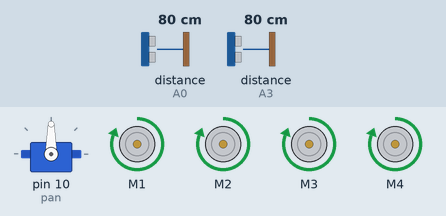
This sketch was run on a simulated Arduino Uno, built with avr-gcc and run on an emulated ATmega328P. Shown: servo, 4 × DC motor (green arrow = forward, orange = backward, longer = faster). Wiring (inferred from the names in the program): 2 × ultrasonic range finder: trigger A1, echo A0 / trigger A2, echo A3. The inputs (shaded band) are chosen by the test bench; at power-on: distance to the obstacle (sensors on A0, A3) 80 cm. The echo pulse lasts 58.3 µs per cm; random numbers use the default seed unless the sketch sets one.

Above: at 1.2 s.
1.3 s: distance to the obstacle (sensor on A0) set to 22 cm
2.8 s: distance to the obstacle (sensor on A0) set to 18 cm
At 3.6 s:
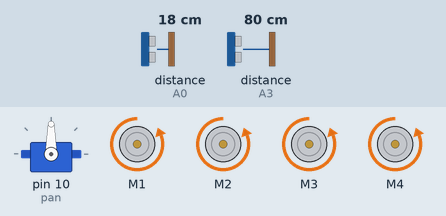
5.8 s: distance to the obstacle (sensor on A0) set to 35 cm
At 6.7 s:
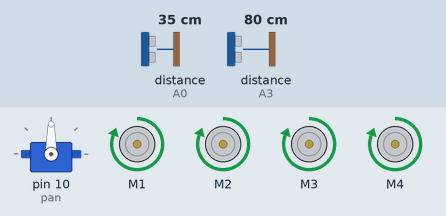
7.3 s: distance to the obstacle (sensor on A3) set to 22 cm
8.8 s: distance to the obstacle (sensor on A3) set to 18 cm
At 10.2 s:
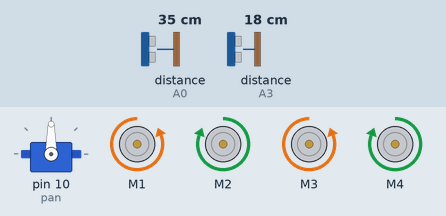
At 11.7 s:
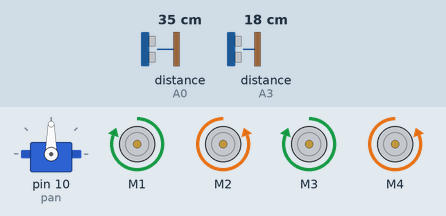
11.8 s: distance to the obstacle (sensor on A3) set to 35 cm
Timing chart, 0 to 31.5 s (numbered marks = the images above; inputs shaded):
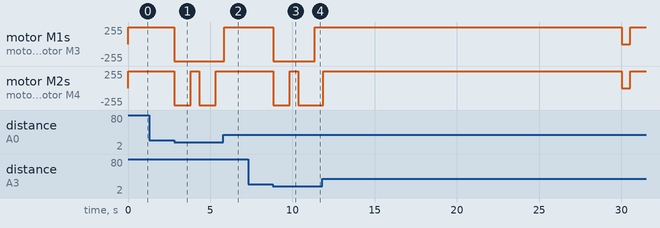

Measured:
- the behaviour switches between 21 and 20 cm on distance to the obstacle (sensor on A0) (found by bisection; images 0 and 1)
- the behaviour switches between 21 and 20 cm on distance to the obstacle (sensor on A3) (found by bisection; images 2 and 3)
- after the input at 1.3 s, every drawn part: stays the same
- after the input at 2.8 s, motor M1, motor M3: forward 255/255 → backward 255/255 at once; motor M2, motor M4: alternates forward 255/255 for 0.52 s and backward 255/255 for 1.0 s, starting at once
- after the input at 5.8 s, motor M1, motor M3: backward 255/255 → forward 255/255 after 0.06 s
- after the input at 7.3 s, every drawn part: stays the same
- after the input at 8.8 s, motor M1, motor M3: forward 255/255 → backward 255/255 at once, → forward 255/255 2.5 s later; motor M2, motor M4: forward 255/255 → backward 255/255 at once, → forward 255/255 1.0 s later, → backward 255/255 0.52 s later

The sketch:

speedybot.ino
```cpp
/* Pins 2 and 13 are available, as well as all analogue pins */
/* Servos are on digital pins 9 and 10 */

//Libraries
#include <AFMotor.h>
#include <Servo.h>

//Set parameters for servos
#define PAN_MID 90
#define PAN_RIGHT 0
#define PAN_LEFT 180

//Define pins for right ultrasonic sensor
#define ECHO_RIGHT A0
#define TRIG_RIGHT A1

//Define pins for left ultrasonic sensor
#define ECHO_LEFT A3
#define TRIG_LEFT A2

//Set up motors - speedybot has four
AF_DCMotor frontRight(1, MOTOR12_64KHZ);
AF_DCMotor frontLeft(2, MOTOR12_64KHZ);
AF_DCMotor backRight(3, MOTOR12_64KHZ);
AF_DCMotor backLeft(4, MOTOR12_64KHZ);

boolean goBack = false;
Servo pan;

void setup() {

  Serial.begin(9600);

  pan.attach(10);
  frontRight.setSpeed(255);
  frontLeft.setSpeed(255);
  backRight.setSpeed(255);
  backLeft.setSpeed(255);

  pan.write(PAN_MID);
}

void loop() {

  go(30000);
  delay(500);

}

//Main function that drives movement
void go(int duration) {

  long a,b;
  int accelVal, ledVal = 0;
  boolean shouldMove = true;
  a = millis();

  do {

    checkForObstacle();
    if(goBack == false) {
      frontRight.run(FORWARD);
      frontLeft.run(FORWARD);
      backRight.run(FORWARD);
      backLeft.run(FORWARD);
    }
    else {
      getOutOfThere();
      goBack = false;
    }

    b = millis()-a;
    if(b>=duration) {
      shouldMove=false;
    }
  }
  while(shouldMove!=false);

  stopMoving();
}

//Check both ultrasonic sensors for distances less than 15cm, which would indicate a collision is likely
void checkForObstacle() {

  int leftDist, rightDist;

  leftDist = getDistance(TRIG_LEFT, ECHO_LEFT);
  delay(15);
  rightDist = getDistance(TRIG_RIGHT, ECHO_RIGHT);

  if(leftDist < 20 || rightDist < 20) {
    goBack = true;
  }

}

//Return a distance from one ultrasonic sensor
int getDistance(int trigPin, int echoPin) {

  int distance;
  unsigned long pulseDuration = 0;

  pinMode(trigPin, OUTPUT); // Trigger pin
  pinMode(echoPin, INPUT);  // Echo pin

  digitalWrite(trigPin, LOW);
  delayMicroseconds(5);
  digitalWrite(trigPin, HIGH);
  delayMicroseconds(5);
  digitalWrite(trigPin, LOW);

  pulseDuration = pulseIn(echoPin,HIGH);
  pulseDuration = pulseDuration/2;

  distance = int(pulseDuration/29);

  if(distance > 200) {
    distance = 200;
  }

  return distance;
}

//Used when a potential collision is detected. Go backwards, then turn randomly left or right
void getOutOfThere() {

  int randDir;
  randDir = random(1,3);

  moveBackward(1000);

  if(randDir == 1) {
    goLeft(500);
  }
  else {
    goRight(500);
  }
}

//Stop motors
void stopMoving() {

  frontRight.run(RELEASE);
  frontLeft.run(RELEASE);
  backRight.run(RELEASE);
  backLeft.run(RELEASE);

}

//Reverse motors
void moveBackward(int duration){

  frontRight.run(BACKWARD);
  frontLeft.run(BACKWARD);
  backRight.run(BACKWARD);
  backLeft.run(BACKWARD);
  delay(duration);

}

//Turn to the left - right motors run forwards, left motors run backwards
void goLeft(int duration){

  frontRight.run(FORWARD);
  frontLeft.run(BACKWARD);
  backRight.run(FORWARD);
  backLeft.run(BACKWARD);
  delay(duration);

}

//Turn to the right - right motors run backwards, left motors run forwards
void goRight(int duration){

  frontRight.run(BACKWARD);
  frontLeft.run(FORWARD);
  backRight.run(BACKWARD);
  backLeft.run(FORWARD);
  delay(duration);

}
```
